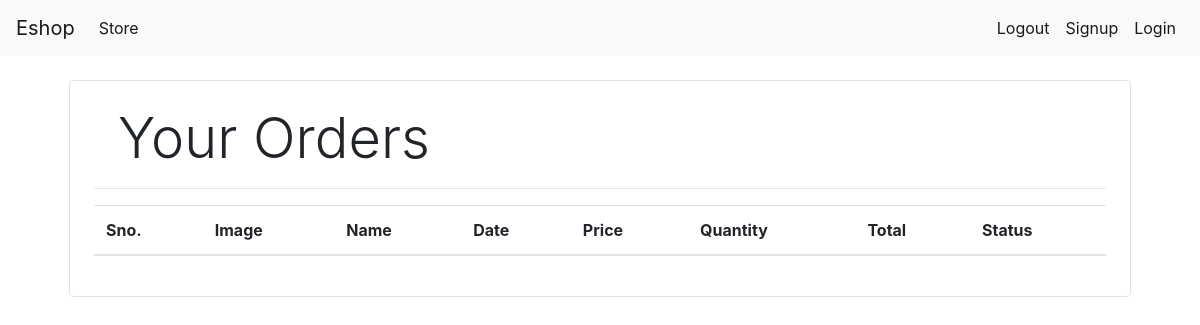
The page /orders (signed in) on the database as committed earlier.
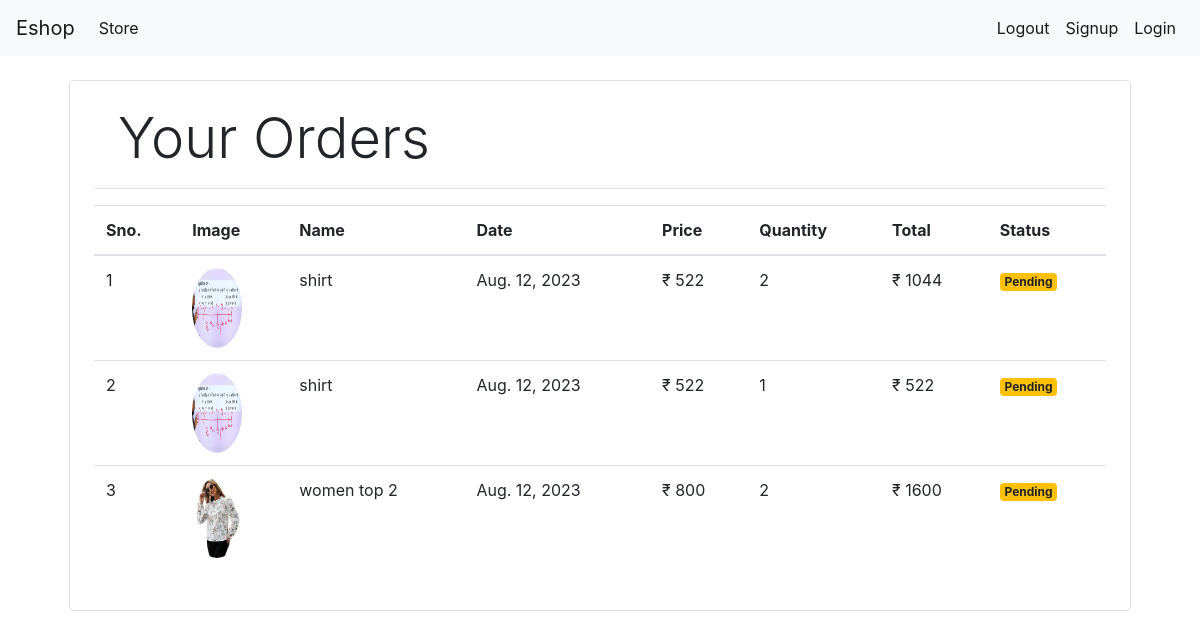
The same page on the database as committed later.
### store/models/orders.py (models this page shows, shortened)
class Orders(models.Model):
    product = models.ForeignKey( Product, on_delete=models.CASCADE)
    customer = models.ForeignKey( Customer, on_delete=models.CASCADE)
    quantity = models.IntegerField(default=1)
    price = models.IntegerField()
    address=models.CharField(max_length=100,blank=True)
    phone=models.CharField(max_length=10,blank=True)
    date=models.DateField(default=datetime.datetime.today)
    status=models.BooleanField(default=False)
    @staticmethod
    def get_product_by_customer(customer_id):
        return Orders.objects.filter(customer=customer_id).order_by('-date')

### store/models/product.py (models this page shows, shortened)
class Product(models.Model):
    category=models.ForeignKey(Category,on_delete=models.CASCADE,default=1)
    name=models.CharField(max_length=50)
    price=models.IntegerField(default=0)
    desctiption = models.CharField(max_length=500)
    image = models.ImageField(upload_to='uploads/products/')

### store/Views/orders.py (the view)
# urls.py: path('orders',OrderView.as_view(),name='orders')
class OrderView(View):
    @method_decorator(auth_middleware)
    def get (self,request):
        customer=request.session.get('customer')
        orders = Orders.get_product_by_customer(customer)
        return render (request,'orders.html',{'orders':orders})

### store/templatetags/currency_filter.py (called while the page is built)
@register.filter(name='currency')
def currency(number):
    return "₹  "+str(number)

@register.filter(name='multiply')
def multiply(number,number1):
    return number*number1

### store/templates/orders.html
{% extends 'base.html' %} {% block content %} {% load cart %} {% load currency_filter %}
<div class="container">
    <div class="border rounded p-4 m-4">
        <p class="display-4 ml-4">Your Orders</p>
        <hr>
        <table class="table">
            <thead>
                <tr>
                    <th>Sno.</th>
                    <th>Image</th>
                    <th>Name</th>
                    <th>Date</th>
                    <th>Price</th>
                    <th>Quantity</th>
                    <th>Total</th>
                    <th>Status</th>
                </tr>
            </thead>
            <tbody>
                {% for i in orders %}
                <tr>
                    <td>{{forloop.counter}}</td>
                    <td><img style="height: 80px; width: 50px;" class="rounded-circle" src="{{i.product.image.url}}" alt="..."></td>
                    <td>{{i.product.name}}</td>
                    <td>{{i.date}}</td>
                    <td>{{i.price|currency}}</td>
                    <td>{{i.quantity}}</td>
                    <td>{{i.quantity|multiply:i.price|currency}}</td>
                    {% if i.status %}
                    <td><small class="badge badge-success">Complited</small></td>
                    {% else %}
                    <td><small class="badge badge-warning">Pending</small></td>
                    {% endif %}
                </tr>
                {% endfor %}
            </tbody>
        </table>
    </div>
    </div {% endblock %}

### Eshop/store/templates/base.html (shortened to what this page needs)
<!doctype html>
<html lang="en">
<head>
    <link rel="stylesheet" href="https://cdn.jsdelivr.net/npm/bootstrap@4.3.1/dist/css/bootstrap.min.css">
</head>
<body>
    <nav class="navbar navbar-expand-lg navbar-light bg-light">
        <a class="navbar-brand" href="#">Eshop</a>
        <div class="collapse navbar-collapse" id="navbarSupportedContent">
            <ul class="navbar-nav mr-auto">
                <li class="nav-item active">
                    <a class="nav-link" href="#">Store <span class="sr-only">(current)</span></a>
                </li>
            </ul>
            <ul class="navbar-nav my-2 my-lg-0">
                <li class="nav-item active">
                    <a class="nav-link" href="#">Logout <span class="sr-only">(current)</span></a>
                </li>
                <li class="nav-item active">
                    <a class="nav-link" href="/signup">Signup<span class="sr-only">(current)</span></a>
                </li>
                <li class="nav-item active">
                    <a class="nav-link" href="login">Login <span class="sr-only">(current)</span></a>
                </li>
            </ul>
        </div>
    </nav>
    {% block content %}
    {% endblock%}
</body>
</html>

Rows that differ between the two databases and show on the page:
added Orders: product.image (picture), product.name "shirt", date "Aug. 12, 2023", price "₹ 522", quantity "2", quantity|multiply "₹ 1044", status "Pending"
added Orders: product.image (picture), product.name "shirt", date "Aug. 12, 2023", price "₹ 522", quantity "1", quantity|multiply "₹ 522", status "Pending"
added Orders: product.image (picture), product.name "women top 2", date "Aug. 12, 2023", price "₹ 800", quantity "2", quantity|multiply "₹ 1600", status "Pending"
